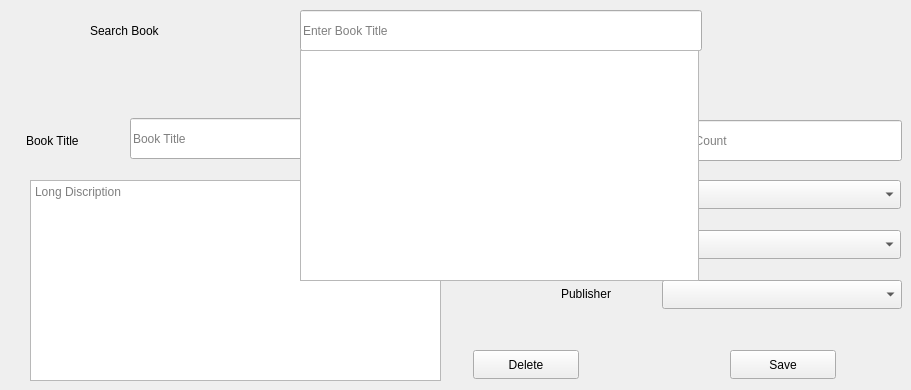
      <widget class="QWidget" name="tab_5">
       <attribute name="title">
        <string>Edit Or Delete Book</string>
       </attribute>
       <widget class="QLabel" name="label_11">
        <property name="geometry">
         <rect>
          <x>581</x>
          <y>234</y>
          <width>71</width>
          <height>21</height>
         </rect>
        </property>
        <property name="text">
         <string>Author</string>
        </property>
       </widget>
       <widget class="QLabel" name="label_5">
        <property name="geometry">
         <rect>
          <x>535</x>
          <y>132</y>
          <width>121</width>
          <height>21</height>
         </rect>
        </property>
        <property name="text">
         <string>Book Count</string>
        </property>
       </widget>
       <widget class="QLabel" name="label_12">
        <property name="geometry">
         <rect>
          <x>561</x>
          <y>283</y>
          <width>101</width>
          <height>21</height>
         </rect>
        </property>
        <property name="text">
         <string>Publisher  </string>
        </property>
       </widget>
       <widget class="QComboBox" name="comboBox_8">
        <property name="geometry">
         <rect>
          <x>660</x>
          <y>180</y>
          <width>241</width>
          <height>29</height>
         </rect>
        </property>
       </widget>
       <widget class="QPushButton" name="pushButton_9">
        <property name="geometry">
         <rect>
          <x>730</x>
          <y>350</y>
          <width>106</width>
          <height>29</height>
         </rect>
        </property>
        <property name="text">
         <string>Save</string>
        </property>
       </widget>
       <widget class="QLineEdit" name="lineEdit_5">
        <property name="geometry">
         <rect>
          <x>300</x>
          <y>10</y>
          <width>402</width>
          <height>41</height>
         </rect>
        </property>
        <property name="placeholderText">
         <string>Enter Book Title</string>
        </property>
       </widget>
       <widget class="QLineEdit" name="lineEdit_6">
        <property name="geometry">
         <rect>
          <x>661</x>
          <y>120</y>
          <width>241</width>
          <height>41</height>
         </rect>
        </property>
        <property name="placeholderText">
         <string>Book Count</string>
        </property>
       </widget>
       <widget class="QComboBox" name="comboBox_9">
        <property name="geometry">
         <rect>
          <x>660</x>
          <y>230</y>
          <width>241</width>
          <height>29</height>
         </rect>
        </property>
       </widget>
       <widget class="QComboBox" name="comboBox_10">
        <property name="geometry">
         <rect>
          <x>662</x>
          <y>280</y>
          <width>240</width>
          <height>29</height>
         </rect>
        </property>
       </widget>
       <widget class="QLabel" name="label_13">
        <property name="geometry">
         <rect>
          <x>564</x>
          <y>184</y>
          <width>91</width>
          <height>21</height>
         </rect>
        </property>
        <property name="text">
         <string>Category</string>
        </property>
       </widget>
       <widget class="QLabel" name="label_6">
        <property name="geometry">
         <rect>
          <x>90</x>
          <y>20</y>
          <width>191</width>
          <height>21</height>
         </rect>
        </property>
        <property name="text">
         <string>Search Book</string>
        </property>
       </widget>
       <widget class="QLineEdit" name="lineEdit_2">
        <property name="geometry">
         <rect>
          <x>130</x>
          <y>118</y>
          <width>211</width>
          <height>41</height>
         </rect>
        </property>
        <property name="placeholderText">
         <string>Book Title</string>
        </property>
       </widget>
       <widget class="QLabel" name="label_10">
        <property name="geometry">
         <rect>
          <x>26</x>
          <y>130</y>
          <width>101</width>
          <height>21</height>
         </rect>
        </property>
        <property name="text">
         <string>Book Title</string>
        </property>
       </widget>
       <widget class="QPushButton" name="pushButton_11">
        <property name="geometry">
         <rect>
          <x>473</x>
          <y>350</y>
          <width>106</width>
          <height>29</height>
         </rect>
        </property>
        <property name="text">
         <string>Delete</string>
        </property>
       </widget>
       <widget class="QTextEdit" name="textEdit_2">
        <property name="geometry">
         <rect>
          <x>30</x>
          <y>180</y>
          <width>411</width>
          <height>201</height>
         </rect>
        </property>
        <property name="placeholderText">
         <string>Long Discription</string>
        </property>
       </widget>
       <widget class="QListWidget" name="listWidget">
        <property name="geometry">
         <rect>
          <x>300</x>
          <y>50</y>
          <width>399</width>
          <height>231</height>
         </rect>
        </property>
       </widget>
      </widget>
